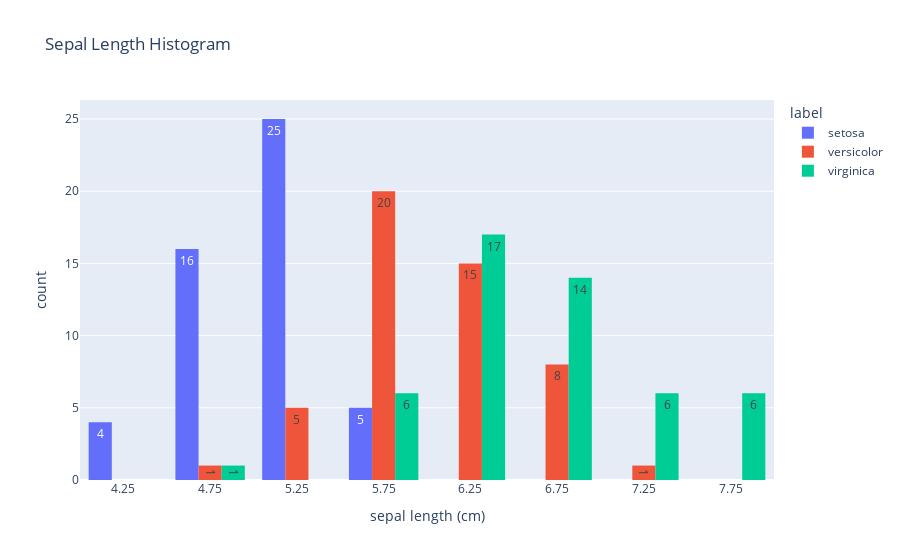

Write notebook code for a chart like this one.
### Markdown cell above
#### Visualize Sepal length

### Code cell
sepal_length_hist = px.histogram(
  df,
  x = 'sepal length (cm)',
  text_auto = True,
  color = 'label',
  barmode = 'group',
  title = 'Sepal Length Histogram'
)
sepal_length_hist.show()

### Figure 1 — Plotly figure (JSON) as saved in the notebook; plotly's stock layout.template omitted (floating-point values rounded to 4 significant figures)
{"data": [{"alignmentgroup": "True", "bingroup": "x", "hovertemplate": "label=setosa<br>sepal length (cm)=%{x}<br>count=%{y}<extra></extra>", "legendgroup": "setosa", "marker": {"color": "#636efa", "pattern": {"shape": ""}}, "name": "setosa", "offsetgroup": "setosa", "orientation": "v", "showlegend": true, "texttemplate": "%{value}", "type": "histogram", "x": [5.1, 4.9, 4.7, 4.6, 5, 5.4, 4.6, 5, 4.4, 4.9, 5.4, 4.8, 4.8, 4.3, 5.8, 5.7, 5.4, 5.1, 5.7, 5.1, 5.4, 5.1, 4.6, 5.1, 4.8, 5, 5, 5.2, 5.2, 4.7, 4.8, 5.4, 5.2, 5.5, 4.9, 5, 5.5, 4.9, 4.4, 5.1, 5, 4.5, 4.4, 5, 5.1, 4.8, 5.1, 4.6, 5.3, 5], "xaxis": "x", "yaxis": "y"}, {"alignmentgroup": "True", "bingroup": "x", "hovertemplate": "label=versicolor<br>sepal length (cm)=%{x}<br>count=%{y}<extra></extra>", "legendgroup": "versicolor", "marker": {"color": "#EF553B", "pattern": {"shape": ""}}, "name": "versicolor", "offsetgroup": "versicolor", "orientation": "v", "showlegend": true, "texttemplate": "%{value}", "type": "histogram", "x": [7, 6.4, 6.9, 5.5, 6.5, 5.7, 6.3, 4.9, 6.6, 5.2, 5, 5.9, 6, 6.1, 5.6, 6.7, 5.6, 5.8, 6.2, 5.6, 5.9, 6.1, 6.3, 6.1, 6.4, 6.6, 6.8, 6.7, 6, 5.7, 5.5, 5.5, 5.8, 6, 5.4, 6, 6.7, 6.3, 5.6, 5.5, 5.5, 6.1, 5.8, 5, 5.6, 5.7, 5.7, 6.2, 5.1, 5.7], "xaxis": "x", "yaxis": "y"}, {"alignmentgroup": "True", "bingroup": "x", "hovertemplate": "label=virginica<br>sepal length (cm)=%{x}<br>count=%{y}<extra></extra>", "legendgroup": "virginica", "marker": {"color": "#00cc96", "pattern": {"shape": ""}}, "name": "virginica", "offsetgroup": "virginica", "orientation": "v", "showlegend": true, "texttemplate": "%{value}", "type": "histogram", "x": [6.3, 5.8, 7.1, 6.3, 6.5, 7.6, 4.9, 7.3, 6.7, 7.2, 6.5, 6.4, 6.8, 5.7, 5.8, 6.4, 6.5, 7.7, 7.7, 6, 6.9, 5.6, 7.7, 6.3, 6.7, 7.2, 6.2, 6.1, 6.4, 7.2, 7.4, 7.9, 6.4, 6.3, 6.1, 7.7, 6.3, 6.4, 6, 6.9, 6.7, 6.9, 5.8, 6.8, 6.7, 6.7, 6.3, 6.5, 6.2, 5.9], "xaxis": "x", "yaxis": "y"}], "layout": {"barmode": "group", "legend": {"title": {"text": "label"}, "tracegroupgap": 0}, "title": {"text": "Sepal Length Histogram"}, "xaxis": {"anchor": "y", "domain": [0, 1], "title": {"text": "sepal length (cm)"}}, "yaxis": {"anchor": "x", "domain": [0, 1], "title": {"text": "count"}}}}
